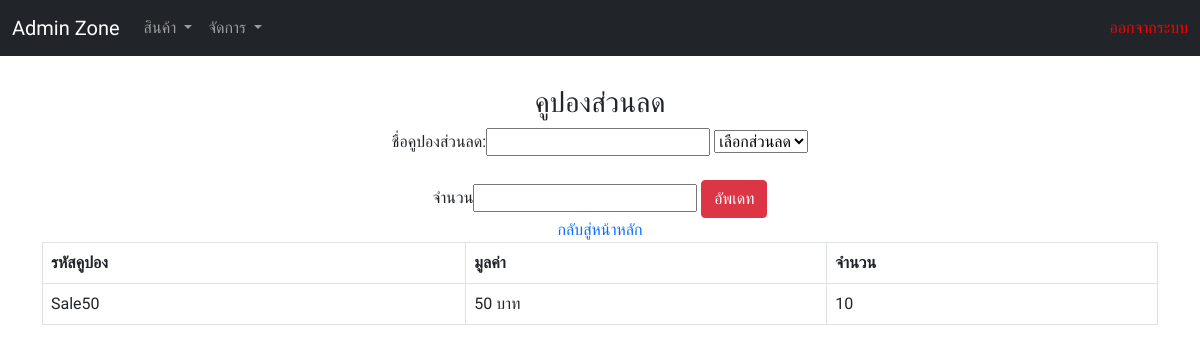
Screenshot of /ShoesWebapp/coupon.php with the database file from the repository.
### tables this page shows
CREATE TABLE `coupon` (
  `Coupon_Code` varchar(255) NOT NULL,
  `Coupon_Price` int(255) NOT NULL,
  `Coupon_Quantity` int(255) NOT NULL
);

### ShoesWebapp/coupon.php (the view, shortened to what this page needs)
<?php
    include_once 'database.php';
    $sql = "SELECT * FROM coupon";
    $result = $conn->query($sql);
?>
<!DOCTYPE html>
<html lang="en">
<head>
    <link href="https://cdn.jsdelivr.net/npm/bootstrap@5.0.2/dist/css/bootstrap.min.css" rel="stylesheet">
    <link rel='stylesheet' href='https://use.fontawesome.com/releases/v5.3.1/css/all.css'>
    <link rel="stylesheet" href="./css/style.css">
</head>
<body>
<nav class="navbar navbar-expand-lg navbar-dark  bg-dark">
    <div class="container-fluid">
        <a class="navbar-brand" href="./admin.php">Admin Zone</a>
        <div class="collapse navbar-collapse" id="navbarSupportedContent">
        <ul class="navbar-nav me-auto mb-2 mb-lg-0">
            <li class="nav-item dropdown">
                <a class="nav-link dropdown-toggle" href="#" id="navbarDropdown" role="button" data-bs-toggle="dropdown" aria-expanded="false">
                    สินค้า
                </a>
            </li>
            <li class="nav-item dropdown">
                <a class="nav-link dropdown-toggle" href="#" id="navbarDropdown" role="button" data-bs-toggle="dropdown" aria-expanded="false">
                    จัดการ
                </a>
            </li>
        </ul>
        <form class="d-flex">
                <a href="index.php?logout='1'" style="color: red;"><span>ออกจากระบบ</span></a>
        </form>
        </div>
    </div>
    </nav>
    <section>
        <div class="container">
            <div class="row">
                <center>
                <h3>คูปองส่วนลด</h3>
                <form class="change-member-form" action="./couponform.php" method="POST">
                    <label for="">ชื่อคูปองส่วนลด: </label><input id="Coupon_Code" Name="Coupon_Code" type="text">
                    <select name="Coupon_Price" id="Coupon_Price">
                        <option value="0">เลือกส่วนลด</option>
                    </select> <br><br>
                    <label for="">จำนวน</label><input id="Coupon_Quantity" name="Coupon_Quantity" type="text">
                    <button class="btn btn-danger">อัพเดท</button>
                </form>
                <a href="admin.php">กลับสู่หน้าหลัก</a>
                <div class="table-responsive">
                    <table class="table table-bordered">
                        <tr>
                            <th>รหัสคูปอง</th>
                            <th>มูลค่า</th>
                            <th>จำนวน</th>
                        </tr>
                        <?php
                            while($row = mysqli_fetch_array($result, MYSQLI_ASSOC)){
                        ?>
                        <tr>
                            <td><?php echo $row["Coupon_Code"]?></td>
                            <td><?php echo $row["Coupon_Price"]?><span> บาท</span></td>
                            <td><?php echo $row["Coupon_Quantity"]?></td>
                        </tr>
                        <?php
                            }
                        ?>
                    </table>
                </div>
                </center>
            </div>
        </div>
    </section>
</body>
</html>

### ShoesWebapp/css/style.css (style rules this page uses)
* { margin: 0; padding: 0; box-sizing: border-box; font-family: "Prompt", sans-serif; }
a { text-decoration: none; }
section { margin-top: 30px; margin-bottom: 30px; }
.nav-link { text-decoration: none; color: white; }

### rows the page displays
coupon: Coupon_Code "Sale50", Coupon_Price "50", Coupon_Quantity "10"
